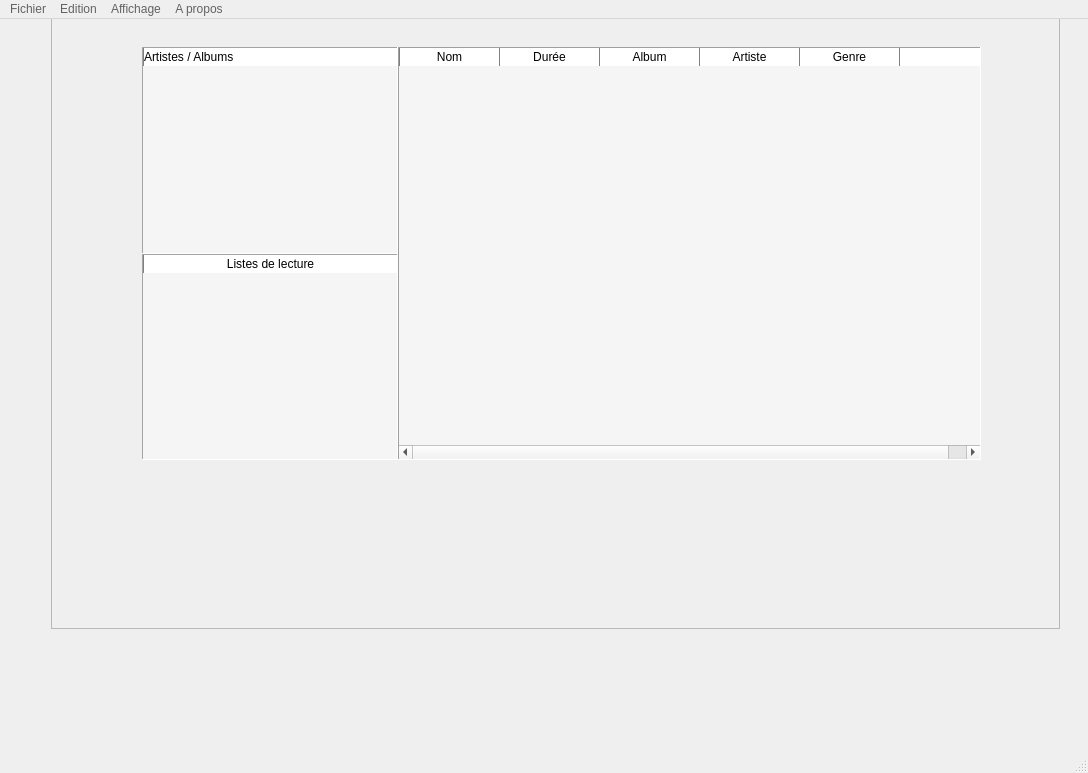
<?xml version="1.0" encoding="UTF-8"?>
<ui version="4.0">
 <class>MainWindow</class>
 <widget class="QMainWindow" name="MainWindow">
  <property name="geometry">
   <rect>
    <x>0</x>
    <y>0</y>
    <width>1088</width>
    <height>773</height>
   </rect>
  </property>
  <property name="sizeIncrement">
   <size>
    <width>0</width>
    <height>15</height>
   </size>
  </property>
  <property name="windowTitle">
   <string>MainWindow</string>
  </property>
  <property name="autoFillBackground">
   <bool>false</bool>
  </property>
  <property name="styleSheet">
   <string notr="true">QHeaderView::section
{
	
	background-color: rgb(255, 255, 255);
	border : 0px;
	border-left:1px solid gray;
	
	font: 9pt &quot;Segoe UI&quot;;
}

</string>
  </property>
  <widget class="QWidget" name="centralWidget">
   <widget class="QWidget" name="verticalLayoutWidget_2">
    <property name="geometry">
     <rect>
      <x>40</x>
      <y>-60</y>
      <width>1031</width>
      <height>681</height>
     </rect>
    </property>
    <layout class="QVBoxLayout" name="verticalLayout_3">
     <item>
      <widget class="QFrame" name="frame">
       <property name="frameShape">
        <enum>QFrame::StyledPanel</enum>
       </property>
       <property name="frameShadow">
        <enum>QFrame::Sunken</enum>
       </property>
       <property name="lineWidth">
        <number>2</number>
       </property>
       <property name="midLineWidth">
        <number>0</number>
       </property>
       <widget class="QWidget" name="verticalLayoutWidget">
        <property name="geometry">
         <rect>
          <x>80</x>
          <y>60</y>
          <width>861</width>
          <height>441</height>
         </rect>
        </property>
        <layout class="QVBoxLayout" name="verticalLayout">
         <item>
          <widget class="Bar" name="bar" native="true">
           <property name="sizePolicy">
            <sizepolicy hsizetype="Preferred" vsizetype="Fixed">
             <horstretch>0</horstretch>
             <verstretch>0</verstretch>
            </sizepolicy>
           </property>
          </widget>
         </item>
         <item>
          <layout class="QHBoxLayout" name="horizontalLayout">
           <property name="spacing">
            <number>0</number>
           </property>
           <item>
            <layout class="QVBoxLayout" name="verticalLayout_2">
             <property name="spacing">
              <number>0</number>
             </property>
             <item>
              <widget class="Tree" name="tree">
               <property name="sizePolicy">
                <sizepolicy hsizetype="Maximum" vsizetype="Expanding">
                 <horstretch>0</horstretch>
                 <verstretch>0</verstretch>
                </sizepolicy>
               </property>
               <property name="focusPolicy">
                <enum>Qt::NoFocus</enum>
               </property>
               <property name="contextMenuPolicy">
                <enum>Qt::CustomContextMenu</enum>
               </property>
               <property name="styleSheet">
                <string notr="true">background-color: rgb(245, 245, 245);</string>
               </property>
               <property name="frameShape">
                <enum>QFrame::Panel</enum>
               </property>
               <column>
                <property name="text">
                 <string>Artistes / Albums</string>
                </property>
               </column>
              </widget>
             </item>
             <item>
              <widget class="Playlists" name="playlists">
               <property name="sizePolicy">
                <sizepolicy hsizetype="Minimum" vsizetype="Expanding">
                 <horstretch>0</horstretch>
                 <verstretch>0</verstretch>
                </sizepolicy>
               </property>
               <property name="acceptDrops">
                <bool>true</bool>
               </property>
               <property name="styleSheet">
                <string notr="true">background-color: rgb(245, 245, 245);</string>
               </property>
               <property name="frameShape">
                <enum>QFrame::Panel</enum>
               </property>
               <property name="editTriggers">
                <set>QAbstractItemView::NoEditTriggers</set>
               </property>
               <property name="dragEnabled">
                <bool>true</bool>
               </property>
               <property name="dragDropMode">
                <enum>QAbstractItemView::DropOnly</enum>
               </property>
               <property name="defaultDropAction">
                <enum>Qt::IgnoreAction</enum>
               </property>
               <property name="selectionMode">
                <enum>QAbstractItemView::SingleSelection</enum>
               </property>
               <property name="selectionBehavior">
                <enum>QAbstractItemView::SelectItems</enum>
               </property>
               <property name="horizontalScrollMode">
                <enum>QAbstractItemView::ScrollPerPixel</enum>
               </property>
               <attribute name="horizontalHeaderStretchLastSection">
                <bool>true</bool>
               </attribute>
               <attribute name="verticalHeaderVisible">
                <bool>false</bool>
               </attribute>
               <column>
                <property name="text">
                 <string>Listes de lecture</string>
                </property>
               </column>
              </widget>
             </item>
            </layout>
           </item>
           <item>
            <widget class="Table" name="table">
             <property name="palette">
              <palette>
               <active>
                <colorrole role="Button">
                 <brush brushstyle="SolidPattern">
                  <color alpha="255">
                   <red>245</red>
                   <green>245</green>
                   <blue>245</blue>
                  </color>
                 </brush>
                </colorrole>
                <colorrole role="Base">
                 <brush brushstyle="SolidPattern">
                  <color alpha="255">
                   <red>245</red>
                   <green>245</green>
                   <blue>245</blue>
                  </color>
                 </brush>
                </colorrole>
                <colorrole role="Window">
                 <brush brushstyle="SolidPattern">
                  <color alpha="255">
                   <red>245</red>
                   <green>245</green>
                   <blue>245</blue>
                  </color>
                 </brush>
                </colorrole>
                <colorrole role="Highlight">
                 <brush brushstyle="SolidPattern">
                  <color alpha="255">
                   <red>176</red>
                   <green>193</green>
                   <blue>212</blue>
                  </color>
                 </brush>
                </colorrole>
                <colorrole role="AlternateBase">
                 <brush brushstyle="SolidPattern">
                  <color alpha="255">
                   <red>236</red>
                   <green>243</green>
                   <blue>243</blue>
                  </color>
                 </brush>
                </colorrole>
               </active>
               <inactive>
                <colorrole role="Button">
                 <brush brushstyle="SolidPattern">
                  <color alpha="255">
                   <red>245</red>
                   <green>245</green>
                   <blue>245</blue>
                  </color>
                 </brush>
                </colorrole>
                <colorrole role="Base">
                 <brush brushstyle="SolidPattern">
                  <color alpha="255">
                   <red>245</red>
                   <green>245</green>
                   <blue>245</blue>
                  </color>
                 </brush>
                </colorrole>
                <colorrole role="Window">
                 <brush brushstyle="SolidPattern">
                  <color alpha="255">
                   <red>245</red>
                   <green>245</green>
                   <blue>245</blue>
                  </color>
                 </brush>
                </colorrole>
                <colorrole role="Highlight">
                 <brush brushstyle="SolidPattern">
                  <color alpha="255">
                   <red>176</red>
                   <green>193</green>
                   <blue>212</blue>
                  </color>
                 </brush>
                </colorrole>
                <colorrole role="AlternateBase">
                 <brush brushstyle="SolidPattern">
                  <color alpha="255">
                   <red>236</red>
                   <green>243</green>
                   <blue>243</blue>
                  </color>
                 </brush>
                </colorrole>
               </inactive>
               <disabled>
                <colorrole role="Button">
                 <brush brushstyle="SolidPattern">
                  <color alpha="255">
                   <red>245</red>
                   <green>245</green>
                   <blue>245</blue>
                  </color>
                 </brush>
                </colorrole>
                <colorrole role="Base">
                 <brush brushstyle="SolidPattern">
                  <color alpha="255">
                   <red>245</red>
                   <green>245</green>
                   <blue>245</blue>
                  </color>
                 </brush>
                </colorrole>
                <colorrole role="Window">
                 <brush brushstyle="SolidPattern">
                  <color alpha="255">
                   <red>245</red>
                   <green>245</green>
                   <blue>245</blue>
                  </color>
                 </brush>
                </colorrole>
                <colorrole role="Highlight">
                 <brush brushstyle="SolidPattern">
                  <color alpha="255">
                   <red>51</red>
                   <green>153</green>
                   <blue>255</blue>
                  </color>
                 </brush>
                </colorrole>
                <colorrole role="AlternateBase">
                 <brush brushstyle="SolidPattern">
                  <color alpha="255">
                   <red>236</red>
                   <green>243</green>
                   <blue>243</blue>
                  </color>
                 </brush>
                </colorrole>
               </disabled>
              </palette>
             </property>
             <property name="font">
              <font>
               <family>Arial</family>
               <pointsize>9</pointsize>
               <weight>50</weight>
               <bold>false</bold>
               <kerning>true</kerning>
              </font>
             </property>
             <property name="focusPolicy">
              <enum>Qt::NoFocus</enum>
             </property>
             <property name="styleSheet">
              <string notr="true">alternate-background-color: rgb(236, 243, 243);</string>
             </property>
             <property name="frameShape">
              <enum>QFrame::Panel</enum>
             </property>
             <property name="editTriggers">
              <set>QAbstractItemView::NoEditTriggers</set>
             </property>
             <property name="tabKeyNavigation">
              <bool>false</bool>
             </property>
             <property name="dragEnabled">
              <bool>true</bool>
             </property>
             <property name="alternatingRowColors">
              <bool>true</bool>
             </property>
             <property name="selectionMode">
              <enum>QAbstractItemView::ExtendedSelection</enum>
             </property>
             <property name="selectionBehavior">
              <enum>QAbstractItemView::SelectRows</enum>
             </property>
             <property name="iconSize">
              <size>
               <width>16</width>
               <height>16</height>
              </size>
             </property>
             <property name="verticalScrollMode">
              <enum>QAbstractItemView::ScrollPerPixel</enum>
             </property>
             <property name="horizontalScrollMode">
              <enum>QAbstractItemView::ScrollPerPixel</enum>
             </property>
             <property name="showGrid">
              <bool>false</bool>
             </property>
             <attribute name="horizontalHeaderHighlightSections">
              <bool>false</bool>
             </attribute>
             <attribute name="horizontalHeaderStretchLastSection">
              <bool>true</bool>
             </attribute>
             <attribute name="verticalHeaderVisible">
              <bool>false</bool>
             </attribute>
             <column>
              <property name="text">
               <string>Nom</string>
              </property>
             </column>
             <column>
              <property name="text">
               <string>Durée</string>
              </property>
             </column>
             <column>
              <property name="text">
               <string>Album</string>
              </property>
             </column>
             <column>
              <property name="text">
               <string>Artiste</string>
              </property>
             </column>
             <column>
              <property name="text">
               <string>Genre</string>
              </property>
             </column>
             <column>
              <property name="text">
               <string/>
              </property>
             </column>
            </widget>
           </item>
          </layout>
         </item>
        </layout>
       </widget>
      </widget>
     </item>
    </layout>
   </widget>
  </widget>
  <widget class="QMenuBar" name="menuBar">
   <property name="enabled">
    <bool>true</bool>
   </property>
   <property name="geometry">
    <rect>
     <x>0</x>
     <y>0</y>
     <width>1088</width>
     <height>26</height>
    </rect>
   </property>
   <property name="palette">
    <palette>
     <active>
      <colorrole role="WindowText">
       <brush brushstyle="SolidPattern">
        <color alpha="255">
         <red>98</red>
         <green>98</green>
         <blue>98</blue>
        </color>
       </brush>
      </colorrole>
      <colorrole role="Text">
       <brush brushstyle="SolidPattern">
        <color alpha="255">
         <red>98</red>
         <green>98</green>
         <blue>98</blue>
        </color>
       </brush>
      </colorrole>
      <colorrole role="ButtonText">
       <brush brushstyle="SolidPattern">
        <color alpha="255">
         <red>98</red>
         <green>98</green>
         <blue>98</blue>
        </color>
       </brush>
      </colorrole>
     </active>
     <inactive>
      <colorrole role="WindowText">
       <brush brushstyle="SolidPattern">
        <color alpha="255">
         <red>98</red>
         <green>98</green>
         <blue>98</blue>
        </color>
       </brush>
      </colorrole>
      <colorrole role="Text">
       <brush brushstyle="SolidPattern">
        <color alpha="255">
         <red>98</red>
         <green>98</green>
         <blue>98</blue>
        </color>
       </brush>
      </colorrole>
      <colorrole role="ButtonText">
       <brush brushstyle="SolidPattern">
        <color alpha="255">
         <red>98</red>
         <green>98</green>
         <blue>98</blue>
        </color>
       </brush>
      </colorrole>
     </inactive>
     <disabled>
      <colorrole role="WindowText">
       <brush brushstyle="SolidPattern">
        <color alpha="255">
         <red>98</red>
         <green>98</green>
         <blue>98</blue>
        </color>
       </brush>
      </colorrole>
      <colorrole role="Text">
       <brush brushstyle="SolidPattern">
        <color alpha="255">
         <red>98</red>
         <green>98</green>
         <blue>98</blue>
        </color>
       </brush>
      </colorrole>
      <colorrole role="ButtonText">
       <brush brushstyle="SolidPattern">
        <color alpha="255">
         <red>98</red>
         <green>98</green>
         <blue>98</blue>
        </color>
       </brush>
      </colorrole>
     </disabled>
    </palette>
   </property>
   <property name="autoFillBackground">
    <bool>true</bool>
   </property>
   <property name="styleSheet">
    <string notr="true">color: rgb(98, 98, 98);</string>
   </property>
   <property name="defaultUp">
    <bool>false</bool>
   </property>
   <property name="nativeMenuBar">
    <bool>true</bool>
   </property>
   <widget class="QMenu" name="menuFichier">
    <property name="title">
     <string>Fichier</string>
    </property>
    <addaction name="actionOuvrir"/>
    <addaction name="separator"/>
    <addaction name="newList"/>
    <addaction name="separator"/>
    <addaction name="addFile"/>
    <addaction name="actionAddFolder"/>
    <addaction name="separator"/>
    <addaction name="actionQuitter"/>
   </widget>
   <widget class="QMenu" name="menuEdition">
    <property name="title">
     <string>Edition</string>
    </property>
    <addaction name="actionPr_f_rences"/>
   </widget>
   <widget class="QMenu" name="menuAffichage">
    <property name="title">
     <string>Affichage</string>
    </property>
    <addaction name="a_FS"/>
    <addaction name="a_MP"/>
   </widget>
   <widget class="QMenu" name="menuA_propos">
    <property name="title">
     <string>A propos</string>
    </property>
    <addaction name="aboutQt"/>
    <addaction name="aboutRM"/>
   </widget>
   <addaction name="menuFichier"/>
   <addaction name="menuEdition"/>
   <addaction name="menuAffichage"/>
   <addaction name="menuA_propos"/>
  </widget>
  <widget class="QStatusBar" name="statusBar"/>
  <action name="actionOuvrir">
   <property name="text">
    <string>Ouvrir...</string>
   </property>
   <property name="shortcut">
    <string>Ctrl+O</string>
   </property>
  </action>
  <action name="addFile">
   <property name="text">
    <string>Ajouter un fichier à la bibliothèque</string>
   </property>
  </action>
  <action name="actionAddFolder">
   <property name="text">
    <string>Ajouter un dossier à la bibliothèque</string>
   </property>
  </action>
  <action name="actionQuitter">
   <property name="text">
    <string>Quitter</string>
   </property>
  </action>
  <action name="actionPr_f_rences">
   <property name="text">
    <string>Préférences</string>
   </property>
  </action>
  <action name="a_FS">
   <property name="text">
    <string>Plein Ecran</string>
   </property>
  </action>
  <action name="a_MP">
   <property name="text">
    <string>Mini-Lecteur</string>
   </property>
  </action>
  <action name="aboutQt">
   <property name="text">
    <string>de Qt</string>
   </property>
  </action>
  <action name="aboutRM">
   <property name="text">
    <string>de RMusic</string>
   </property>
  </action>
  <action name="newList">
   <property name="text">
    <string>Nouvelle liste de lecture</string>
   </property>
  </action>
 </widget>
 <layoutdefault spacing="6" margin="11"/>
 <customwidgets>
  <customwidget>
   <class>Bar</class>
   <extends>QWidget</extends>
   <header>bar.h</header>
   <container>1</container>
  </customwidget>
  <customwidget>
   <class>Table</class>
   <extends>QTableWidget</extends>
   <header>table.h</header>
  </customwidget>
  <customwidget>
   <class>Tree</class>
   <extends>QTreeWidget</extends>
   <header>tree.h</header>
  </customwidget>
  <customwidget>
   <class>Playlists</class>
   <extends>QTableWidget</extends>
   <header>playlists.h</header>
  </customwidget>
 </customwidgets>
 <resources/>
 <connections/>
</ui>
